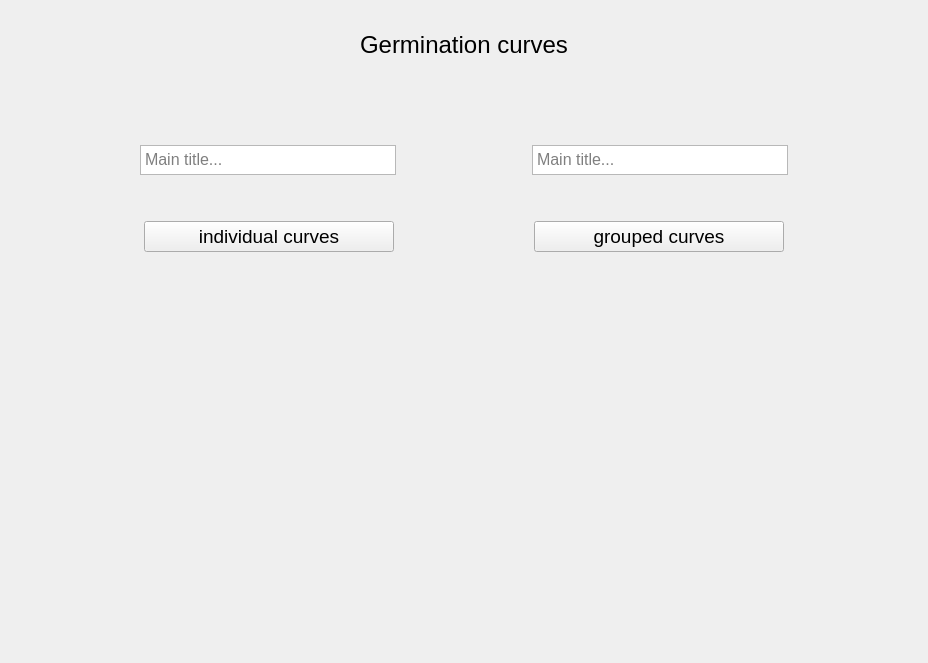
      <widget class="QWidget" name="page_3">
       <layout class="QGridLayout" name="gridLayout_4">
        <item row="5" column="0" colspan="6">
         <layout class="QHBoxLayout" name="horizontalLayout_26">
          <item>
           <spacer name="horizontalSpacer_6">
            <property name="minimumSize">
             <size>
              <width>0</width>
              <height>20</height>
             </size>
            </property>
            <property name="orientation">
             <enum>Qt::Horizontal</enum>
            </property>
            <property name="sizeHint" stdset="0">
             <size>
              <width>40</width>
              <height>20</height>
             </size>
            </property>
           </spacer>
          </item>
          <item>
           <widget class="QTextEdit" name="textEdit1_page3">
            <property name="enabled">
             <bool>true</bool>
            </property>
            <property name="sizePolicy">
             <sizepolicy hsizetype="MinimumExpanding" vsizetype="Ignored">
              <horstretch>0</horstretch>
              <verstretch>0</verstretch>
             </sizepolicy>
            </property>
            <property name="minimumSize">
             <size>
              <width>250</width>
              <height>30</height>
             </size>
            </property>
            <property name="maximumSize">
             <size>
              <width>400</width>
              <height>200</height>
             </size>
            </property>
            <property name="baseSize">
             <size>
              <width>0</width>
              <height>10</height>
             </size>
            </property>
            <property name="font">
             <font>
              <pointsize>12</pointsize>
             </font>
            </property>
            <property name="markdown">
             <string/>
            </property>
            <property name="placeholderText">
             <string>Main title...</string>
            </property>
           </widget>
          </item>
          <item>
           <spacer name="horizontalSpacer_5">
            <property name="orientation">
             <enum>Qt::Horizontal</enum>
            </property>
            <property name="sizeHint" stdset="0">
             <size>
              <width>40</width>
              <height>20</height>
             </size>
            </property>
           </spacer>
          </item>
          <item>
           <widget class="QTextEdit" name="textEdit2_page3">
            <property name="sizePolicy">
             <sizepolicy hsizetype="MinimumExpanding" vsizetype="Ignored">
              <horstretch>0</horstretch>
              <verstretch>0</verstretch>
             </sizepolicy>
            </property>
            <property name="minimumSize">
             <size>
              <width>250</width>
              <height>30</height>
             </size>
            </property>
            <property name="maximumSize">
             <size>
              <width>400</width>
              <height>200</height>
             </size>
            </property>
            <property name="font">
             <font>
              <pointsize>12</pointsize>
             </font>
            </property>
            <property name="markdown">
             <string/>
            </property>
            <property name="placeholderText">
             <string>Main title...</string>
            </property>
           </widget>
          </item>
          <item>
           <spacer name="horizontalSpacer_8">
            <property name="minimumSize">
             <size>
              <width>0</width>
              <height>20</height>
             </size>
            </property>
            <property name="orientation">
             <enum>Qt::Horizontal</enum>
            </property>
            <property name="sizeHint" stdset="0">
             <size>
              <width>40</width>
              <height>20</height>
             </size>
            </property>
           </spacer>
          </item>
         </layout>
        </item>
        <item row="8" column="0" colspan="6">
         <layout class="QHBoxLayout" name="horizontalLayout_27">
          <item>
           <spacer name="horizontalSpacer_7">
            <property name="orientation">
             <enum>Qt::Horizontal</enum>
            </property>
            <property name="sizeHint" stdset="0">
             <size>
              <width>40</width>
              <height>20</height>
             </size>
            </property>
           </spacer>
          </item>
          <item>
           <widget class="QPushButton" name="courbe_ind_page3">
            <property name="sizePolicy">
             <sizepolicy hsizetype="MinimumExpanding" vsizetype="Fixed">
              <horstretch>0</horstretch>
              <verstretch>0</verstretch>
             </sizepolicy>
            </property>
            <property name="minimumSize">
             <size>
              <width>250</width>
              <height>0</height>
             </size>
            </property>
            <property name="font">
             <font>
              <pointsize>14</pointsize>
             </font>
            </property>
            <property name="text">
             <string>individual curves</string>
            </property>
           </widget>
          </item>
          <item>
           <spacer name="horizontalSpacer_32">
            <property name="orientation">
             <enum>Qt::Horizontal</enum>
            </property>
            <property name="sizeHint" stdset="0">
             <size>
              <width>40</width>
              <height>20</height>
             </size>
            </property>
           </spacer>
          </item>
          <item>
           <widget class="QPushButton" name="courbe_groupe_page3">
            <property name="sizePolicy">
             <sizepolicy hsizetype="MinimumExpanding" vsizetype="Fixed">
              <horstretch>0</horstretch>
              <verstretch>0</verstretch>
             </sizepolicy>
            </property>
            <property name="minimumSize">
             <size>
              <width>250</width>
              <height>0</height>
             </size>
            </property>
            <property name="font">
             <font>
              <pointsize>14</pointsize>
             </font>
            </property>
            <property name="text">
             <string>grouped curves</string>
            </property>
           </widget>
          </item>
          <item>
           <spacer name="horizontalSpacer_31">
            <property name="orientation">
             <enum>Qt::Horizontal</enum>
            </property>
            <property name="sizeHint" stdset="0">
             <size>
              <width>40</width>
              <height>20</height>
             </size>
            </property>
           </spacer>
          </item>
         </layout>
        </item>
        <item row="7" column="0" colspan="6">
         <spacer name="verticalSpacer_13">
          <property name="orientation">
           <enum>Qt::Vertical</enum>
          </property>
          <property name="sizeType">
           <enum>QSizePolicy::Minimum</enum>
          </property>
          <property name="sizeHint" stdset="0">
           <size>
            <width>20</width>
            <height>40</height>
           </size>
          </property>
         </spacer>
        </item>
        <item row="12" column="2">
         <spacer name="verticalSpacer_49">
          <property name="orientation">
           <enum>Qt::Vertical</enum>
          </property>
          <property name="sizeType">
           <enum>QSizePolicy::Minimum</enum>
          </property>
          <property name="sizeHint" stdset="0">
           <size>
            <width>20</width>
            <height>300</height>
           </size>
          </property>
         </spacer>
        </item>
        <item row="10" column="0" colspan="6">
         <spacer name="verticalSpacer_14">
          <property name="orientation">
           <enum>Qt::Vertical</enum>
          </property>
          <property name="sizeType">
           <enum>QSizePolicy::Minimum</enum>
          </property>
          <property name="sizeHint" stdset="0">
           <size>
            <width>20</width>
            <height>80</height>
           </size>
          </property>
         </spacer>
        </item>
        <item row="4" column="0" colspan="6">
         <spacer name="verticalSpacer_12">
          <property name="orientation">
           <enum>Qt::Vertical</enum>
          </property>
          <property name="sizeType">
           <enum>QSizePolicy::Minimum</enum>
          </property>
          <property name="sizeHint" stdset="0">
           <size>
            <width>20</width>
            <height>80</height>
           </size>
          </property>
         </spacer>
        </item>
        <item row="0" column="0" colspan="6">
         <spacer name="verticalSpacer_11">
          <property name="orientation">
           <enum>Qt::Vertical</enum>
          </property>
          <property name="sizeType">
           <enum>QSizePolicy::Minimum</enum>
          </property>
          <property name="sizeHint" stdset="0">
           <size>
            <width>20</width>
            <height>20</height>
           </size>
          </property>
         </spacer>
        </item>
        <item row="11" column="0" colspan="6">
         <layout class="QHBoxLayout" name="horizontalLayout_35">
          <item>
           <widget class="QLabel" name="label1_page3">
            <property name="enabled">
             <bool>true</bool>
            </property>
            <property name="sizePolicy">
             <sizepolicy hsizetype="Fixed" vsizetype="MinimumExpanding">
              <horstretch>0</horstretch>
              <verstretch>0</verstretch>
             </sizepolicy>
            </property>
            <property name="minimumSize">
             <size>
              <width>450</width>
              <height>0</height>
             </size>
            </property>
            <property name="text">
             <string/>
            </property>
            <property name="scaledContents">
             <bool>false</bool>
            </property>
            <property name="alignment">
             <set>Qt::AlignCenter</set>
            </property>
           </widget>
          </item>
          <item>
           <widget class="QLabel" name="label2_page3">
            <property name="sizePolicy">
             <sizepolicy hsizetype="Fixed" vsizetype="MinimumExpanding">
              <horstretch>0</horstretch>
              <verstretch>0</verstretch>
             </sizepolicy>
            </property>
            <property name="minimumSize">
             <size>
              <width>450</width>
              <height>0</height>
             </size>
            </property>
            <property name="text">
             <string/>
            </property>
            <property name="textFormat">
             <enum>Qt::AutoText</enum>
            </property>
            <property name="scaledContents">
             <bool>false</bool>
            </property>
            <property name="alignment">
             <set>Qt::AlignCenter</set>
            </property>
           </widget>
          </item>
         </layout>
        </item>
        <item row="1" column="0" rowspan="2" colspan="6">
         <layout class="QHBoxLayout" name="horizontalLayout_37">
          <item>
           <widget class="QLabel" name="titre_page3">
            <property name="maximumSize">
             <size>
              <width>350</width>
              <height>16777215</height>
             </size>
            </property>
            <property name="font">
             <font>
              <pointsize>18</pointsize>
             </font>
            </property>
            <property name="layoutDirection">
             <enum>Qt::LeftToRight</enum>
            </property>
            <property name="autoFillBackground">
             <bool>true</bool>
            </property>
            <property name="text">
             <string>Germination curves</string>
            </property>
            <property name="scaledContents">
             <bool>false</bool>
            </property>
            <property name="alignment">
             <set>Qt::AlignCenter</set>
            </property>
            <property name="wordWrap">
             <bool>false</bool>
            </property>
           </widget>
          </item>
         </layout>
        </item>
       </layout>
      </widget>
